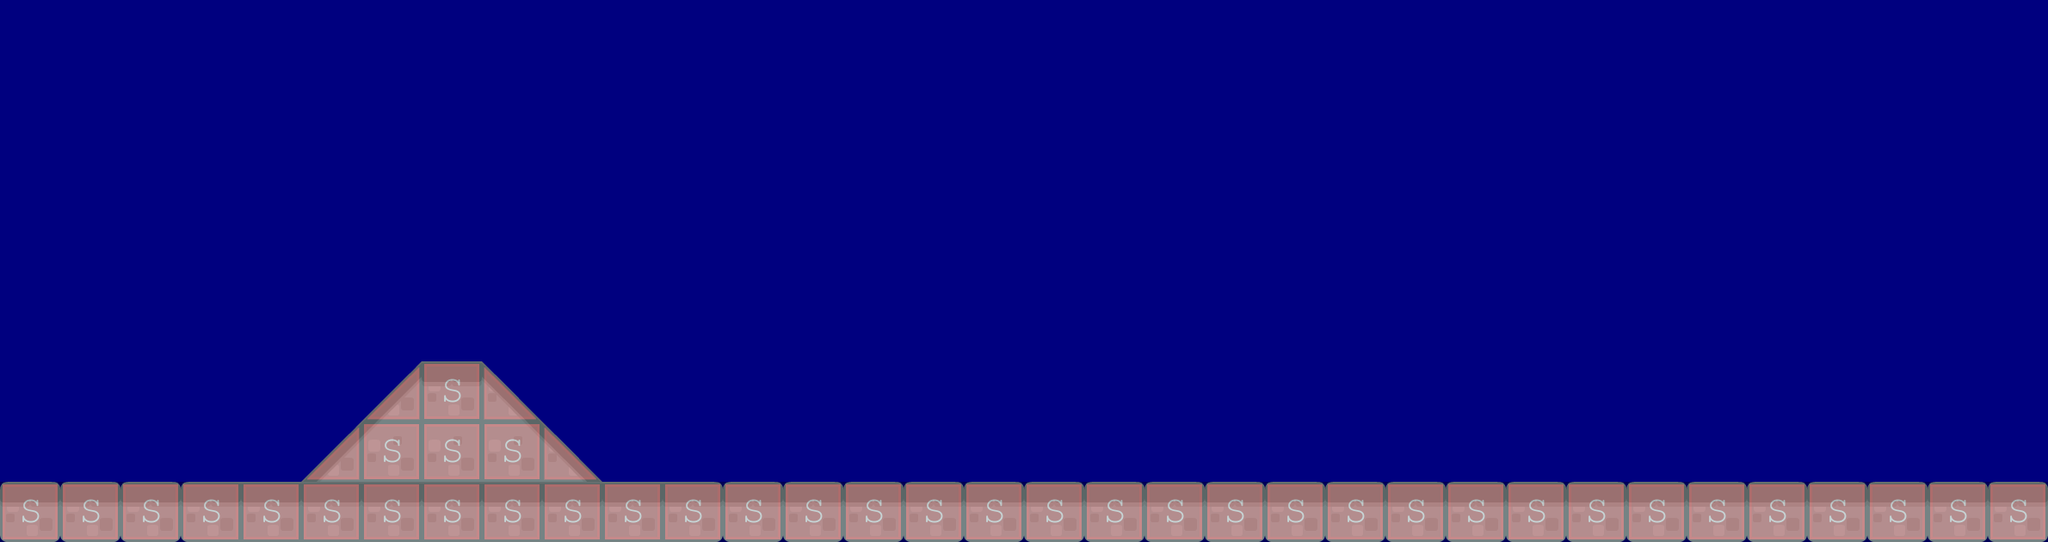

This game map was drawn from its Tiled (.tmx) file and the tilesets committed beside it. A one-line description and the trimmed map source follow:
An orthogonal 34x9 tile map with 70x70 px tiles, 2 tile layers (background, collision), 2 tilesets and 4 objects (3x BadGuy, Mushroom).

<map version="1.0" orientation="orthogonal" renderorder="right-down" width="34" height="9" tilewidth="70" tileheight="70" backgroundcolor="#00007f">
 <tileset firstgid="1" name="background-tiles" tilewidth="70" tileheight="70">
  <image source="../img/background-tiles.png" width="910" height="910" />
 </tileset>
 <tileset firstgid="170" name="meta-tiles" tilewidth="70" tileheight="70">
  <image source="../img/meta-tiles.png" width="350" height="70" />
  <tile id="1">
   <properties>
    <property name="type" value="lslope" />
   </properties>
  </tile>
  <tile id="3">
   <properties>
    <property name="type" value="rslope" />
   </properties>
  </tile>
  <tile id="4">
   <properties>
    <property name="type" value="solid" />
   </properties>
  </tile>
 </tileset>
 <layer name="background" width="34" height="9">
  <data>[306 cells, 42 non-empty, 9 distinct tile ids]</data>
 </layer>
 <layer name="collision" width="34" height="9" opacity="0.32">
  <properties>
   <property name="type" value="solid" />
  </properties>
  <data>[306 cells, 42 non-empty, 3 distinct tile ids]</data>
 </layer>
 <objectgroup name="EnemyEntities">
  <object name="BadGuy" x="910" y="490" width="787.5" height="70" />
  <object name="BadGuy" x="1400" y="490" width="560" height="70" />
  <object name="BadGuy" x="2030" y="490" width="140" height="70" />
 </objectgroup>
 <objectgroup name="CollectibleEntities">
  <object name="Mushroom" x="700" y="490" width="70" height="70" />
 </objectgroup>
</map>
